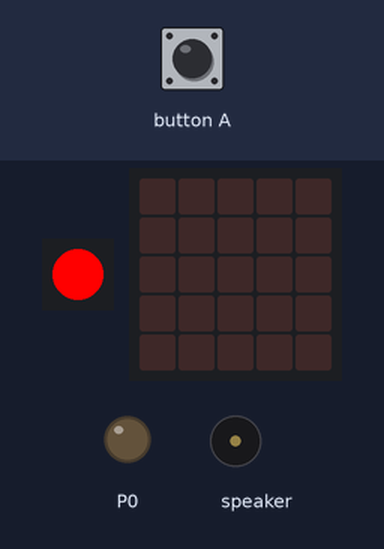
Bench run of a program on a simulated Calliope mini (MakeCode). Shown: 1 RGB LEDs in strip order, left to right, the board's 5×5 LED display, output pins drawn as LEDs (lit = HIGH), buzzer (waves = sounding). The inputs (shaded band) are chosen by the test bench. Random numbers come from a fixed seed.

Above: at 1.2 s.
1.3 s: button A pressed for 0.15 s
At 2.4 s:
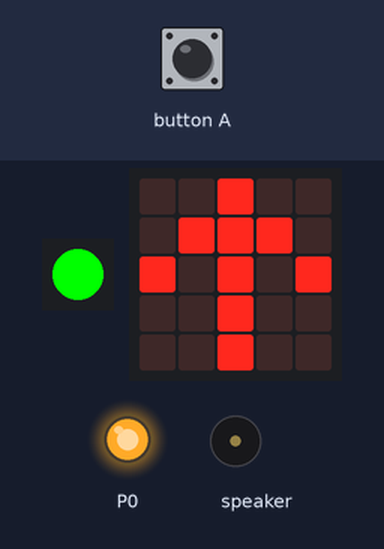
At 12.1 s:
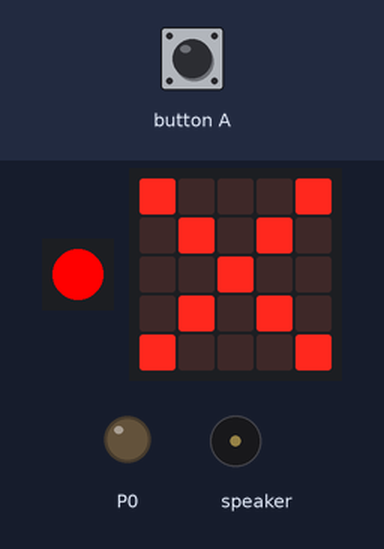
Timing chart, 0 to 16.9 s (numbered marks = the images above; inputs shaded):
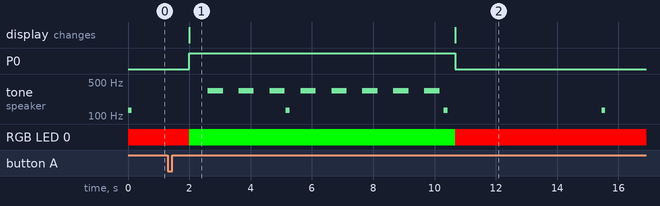

Measured:
- after the input at 1.3 s, P0: LOW → HIGH after 0.70 s, → LOW 8.7 s later; RGB LED 0: RGB(255, 0, 0) → RGB(0, 255, 0) after 0.70 s, → RGB(255, 0, 0) 8.7 s later; the display: changes after 0.70 s (image 1)
- by itself, tone on speaker: plays 330 Hz for 0.50 s, 330 Hz for 0.50 s, 330 Hz for 0.50 s, 131 Hz for 0.13 s, 330 Hz for 0.50 s, 330 Hz for 0.50 s … (11 notes in this stretch)

The program:

main.ts
```typescript
// Dieser Teil wird nur dann aktiv, wenn du den Knopf A auf dem Calliope drückst.
input.onButtonEvent(Button.A, input.buttonEventClick(), function () {
    // Warte nach dem Drücken zwischen 0 und 3 Sekunden mit Grün, da vielleicht noch Autos vorbei fahren. In echt würde mit Sensoren geschaut, ob Autos fahren.
    basic.pause(randint(0, 3000))
    // Welche Farbe ist das wohl? Hinweis: Du kannst Werte von 0-255 in die Felder eintragen. Was passiert wann?
    basic.setLedColor(basic.rgb(0, 255, 0))
    // Der Vibrationsmotor wird aktiviert.
    pins.digitalWritePin(DigitalPin.P0, 1)
    basic.showIcon(IconNames.ArrowNorth)
    // Die Töne werden 2 Mal abgespielt, damit alle genügend Zeit haben, um die Strasse zu überqueren bevor es wieder rot wird. Hinweis: Während die Melodie spielt kann nichts anderes geändert werden.
    for (let index = 0; index < 2; index++) {
        music.playMelody("E - E - E - E - ", 120)
    }
    basic.setLedColor(basic.rgb(255, 0, 0))
    // Der Vibrationsmotor wird deaktiviert.
    pins.digitalWritePin(DigitalPin.P0, 0)
    basic.showIcon(IconNames.No)
})
// BEACHTE DIE KLEINEN KOMMENTARSYMBOLE FÜR ERKLÄRUNGEN.
// Dieser Teil macht, dass wenn der Calliope eingesteckt wird, das Lichtsignal bereits auf Rot steht.
// Unten siehst du Beispiele, wie man Farben auch noch beschreiben kann ("Rot: 0, Grün: 255, Blau: 0"). Erforsche das ein bisschen. Findest du Regeln dazu?
basic.setLedColor(0xff0000)
// Hier wird sichergestellt, dass am Anfang der Vibrationsmotor nicht läuft.
pins.digitalWritePin(DigitalPin.P0, 0)
// Dieser Teil macht, dass immer wenn der Calliope Strom hat alle 5 Sekunden (=5000 Millisekunden) ein kurzer Ton ausgesendet wird. Warum wohl?
basic.forever(function () {
    music.playTone(131, music.beat(BeatFraction.Quarter))
    basic.pause(5000)
})
```

test.ts
```typescript
// Hier kann man Tests durchführen; diese Datei wird nicht kompiliert, wenn dieses Paket als Erweiterung verwendet wird.
```
